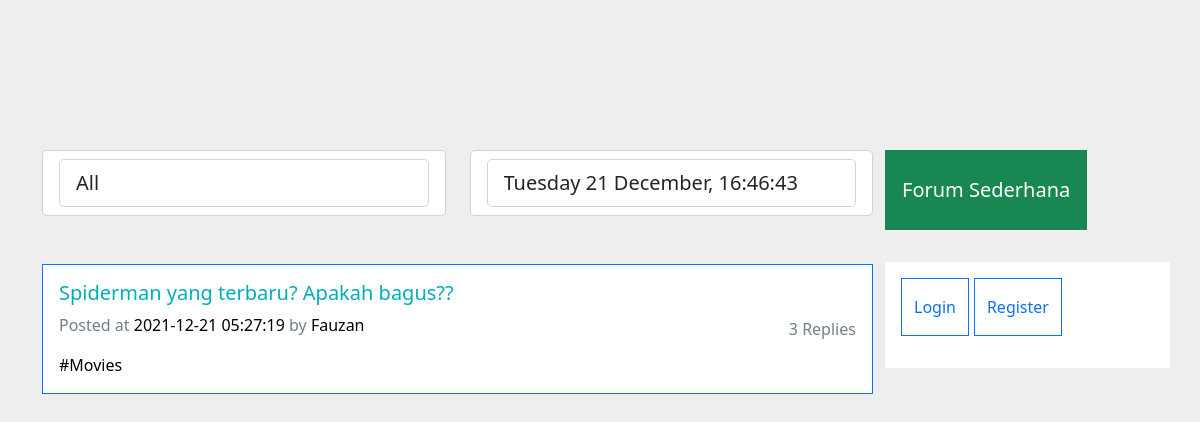
Before: / with the older database file.
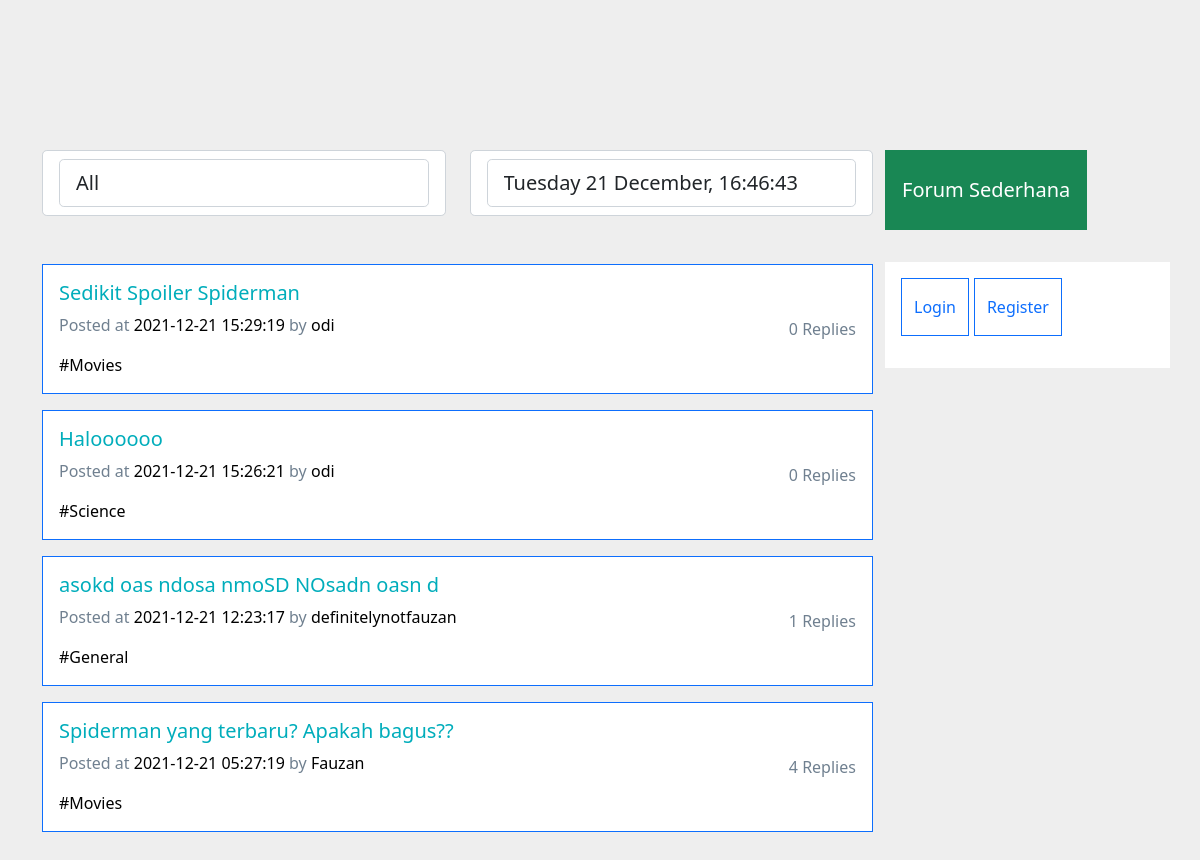
After: the same page with the newer database file.
### tables this page shows
CREATE TABLE `post` (
  `id` int(11) NOT NULL,
  `title` varchar(200) NOT NULL,
  `content` varchar(5000) DEFAULT NULL,
  `time` timestamp NOT NULL DEFAULT current_timestamp(),
  `userID` varchar(50) NOT NULL,
  `topicID` int(11) NOT NULL
);

CREATE TABLE `topic` (
  `id` int(11) NOT NULL,
  `name` varchar(300) NOT NULL
);

### index.php (the view, shortened to what the changed rows need)
<!DOCTYPE html>
<html lang="en">
<?php
include './connection.php';
?>
<head>
    <link href="https://code.ionicframework.com/ionicons/2.0.1/css/ionicons.min.css" rel="stylesheet">
    <link href="https://cdn.jsdelivr.net/npm/bootstrap@5.0.2/dist/css/bootstrap.min.css" rel="stylesheet"
>
    <link rel="stylesheet" href="index.css">
</head>
<body>
    <main style="margin-top: 150px">
        <div class="container">
            <div class="row">
                <div class="col-lg-9 mb-3">
                    <?php
                    $sql = "SELECT
                        p.id as pID,
                        p.title as title,
                        p.content as content,
                        p.time as time,
                        p.userID as userID,
                        t.id as tID,
                        t.name as tName
                        FROM post as p JOIN topic as t on t.id = p.topicID ORDER BY time DESC;";
                    $result = mysqli_query($conn, $sql);
                    $resultCheck = mysqli_num_rows($result);
                    if ($resultCheck > 0) {
                        while ($row = mysqli_fetch_assoc($result)) {
                            $post_id = $row['pID'];
                            $sql_comment = "SELECT * FROM comment WHERE postID = '$post_id'";
                            $result_comment = mysqli_query($conn, $sql_comment);
                            $result_comment_totals = mysqli_num_rows($result_comment);
                            echo '
                            <div
                                class="card row-hover pos-relative py-3 px-3 mb-3 border-primary border-top-1 border-right-1 border-bottom-1 rounded-0">
                                <div class="row align-items-center">
                                    <div class="col-md-8 mb-3 mb-sm-0" id="post-id-' . $row['pID'] . '">
                                        <h5>
                                            <a href="./post/?id=' . $row['pID'] . '" class="text-primary">' . $row['title'] . '</a>
                                        </h5>
                                        <p class="text-sm"><span class="op-6">Posted at</span> <a class="text-black" href="#post-id-' . $row['pID'] . '">' . $row['time'] . '</a> <span class="op-6"> by</span> <a class="text-black"
                                                href="./profile/index.php?user=' . $row['userID'] . '">' . $row['userID'] . '</a></p>
                                        <div class="text-sm op-5"> <a class="text-black mr-2" href="./index.php?topic=' . $row['tName'] . '">#' . $row['tName'] . '</a></div>
                                    </div>
                                    <div class="col-md-4 op-7">
                                        <div class="row text-center op-7">
                                            <div class="col px-1"> </div>
                                            <div class="col px-1"> </div>
                                            <div class="col px-1"> <i class="ion-ios-chatboxes-outline icon-1x"></i> <span
                                                    class="d-block text-sm">' . $result_comment_totals . ' Replies</span></div>
                                        </div>
                                    </div>
                                </div>
                            </div>
                            ';
                        }
                    }
                    ?>
                </div>
                <div class="col-lg-3 mb-4 mb-lg-0 px-lg-0 mt-lg-0">
                    <div data-settings="{&quot;parent&quot;:&quot;#content&quot;,&quot;mind&quot;:&quot;#header&quot;,&quot;top&quot;:10,&quot;breakpoint&quot;:992}"
                        data-toggle="sticky" class="sticky" style="top: 85px;">
                        <div class="sticky-inner">
                            <h1 class="btn btn-lg btn-block btn-success rounded-0 py-4 mb-3 bg-op-6 roboto-bold"
                                style="margin-bottom: 32px !important;" onclick="window.location.href='./'">Forum
                                Sederhana</h1>
                        </div>
                    </div>
                </div>
            </div>
        </div>
    </main>
</body>
</html>

Changed rows visible on the page:
added post: title "Sedikit Spoiler Spiderman", time "2021-12-21 15:29:19", userID "odi", topicID.name "Movies", result_comment_totals "0"
added post: title "Haloooooo", time "2021-12-21 15:26:21", userID "odi", topicID.name "Science", result_comment_totals "0"
added post: title "asokd oas ndosa nmoSD NOsadn oasn d", time "2021-12-21 12:23:17", userID "definitelynotfauzan", topicID.name "General", result_comment_totals "1"
changed post "Spiderman yang terbaru? Apakah bagus??": result_comment_totals "3" → "4"
